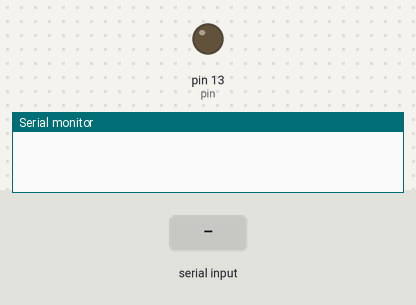
The sketch below on a simulated Arduino Uno, built with avr-gcc and run on an emulated ATmega328P. On the bench: output pins drawn as LEDs (lit = HIGH), the last lines printed to the serial monitor. Inputs (shaded band) come from the test bench.

Above: at 1.2 s.
1.3 s: "ON" received over Serial
At 2.3 s:
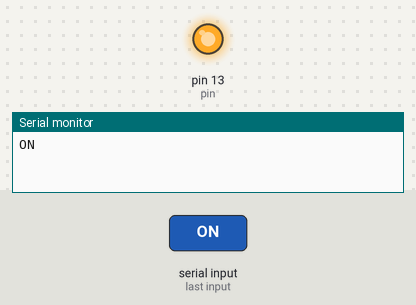
2.8 s: "OFF" received over Serial
At 3.9 s:
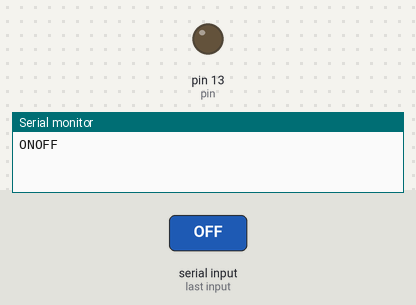
Timing chart, 0 to 5.8 s (numbered marks = the images above; inputs shaded):
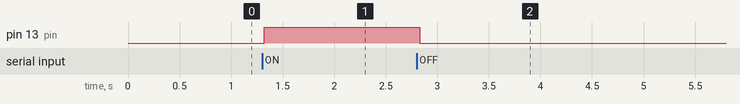

Measured:
- after the input at 1.3 s, pin 13 (pin): LOW → HIGH at once
- after the input at 2.8 s, pin 13 (pin): HIGH → LOW at once

The sketch:

Python_Connection.ino
```cpp
String t;
int pin=13;
void setup() {
  // put your setup code here, to run once:
  pinMode(pin, OUTPUT);
  Serial.begin(9600);
}

void loop() {
  // put your main code here, to run repeatedly:
  while(Serial.available()) //Capturing letters from the established serial connection
  {
    delay(10);
    char c = Serial.read();
    t += c;//t = t + c; (O, O+P = OP, OP + E = OPE, OPE + N = OPEN),OPEN+CLOSE =OPENCLOSE
  }
  if(t.length()>0)
  {
    if(t=="ON")
    {
      Serial.print("ON");
      digitalWrite(pin,HIGH);
    }
    if(t=="OFF")
    {
      Serial.print("OFF");
      digitalWrite(pin,LOW);
    }
    t="";
  }

}
```
